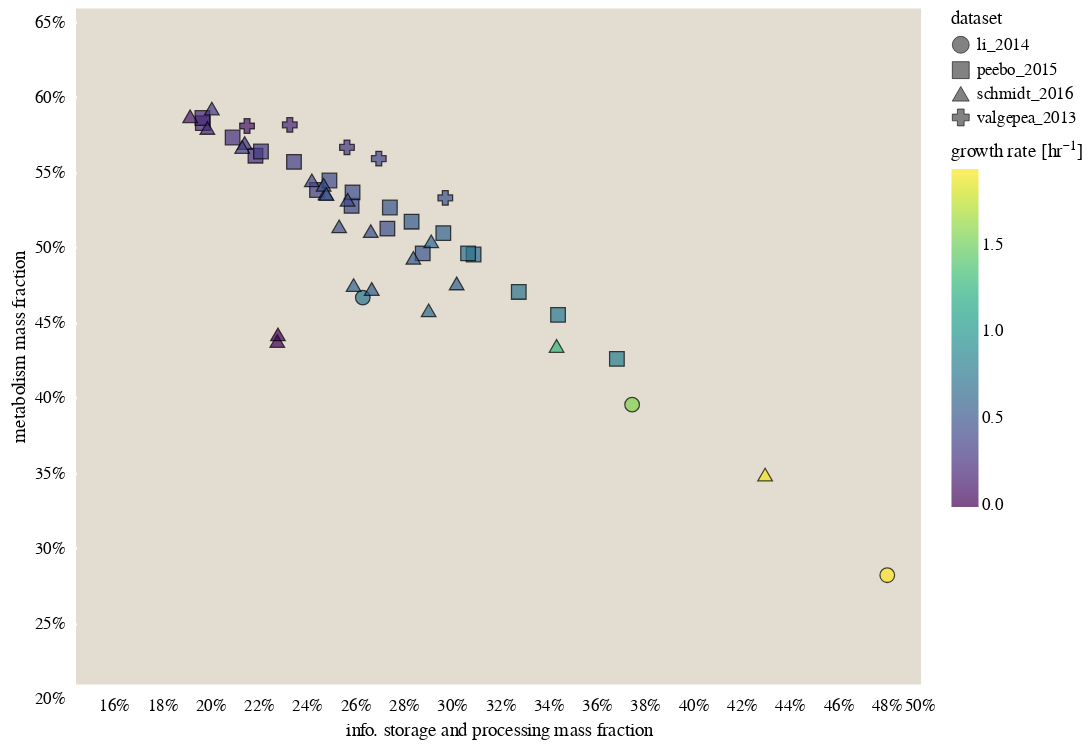

The notebook cell saved with this chart:
### Code cell
# Group bygrowth rate bins of 0.1 inv hr. 
# info_metab_correlation['bins'] = pd.cut(info_metab_correlation['growth_rate_hr'], bins=np.arange(-0.01, 2, 0.01))
# agg = info_metab_correlation.groupby('bins').mean().reset_index()
# agg.drop(labels='bins', inplace=True, axis=1)
# agg = agg[~agg['info_frac_mass'].isnull()]
base = alt.Chart(info_metab_correlation, width=500, height=400)

# Define the defaults
defaults =  {'fill':alt.Color('growth_rate_hr', scale=alt.Scale(scheme='viridis'), legend=alt.Legend(title='growth rate [hr\u207b\u00b9]'))}

frac_mass = base.mark_point(size=75).encode(
            x=alt.X('info_frac_mass', 
                    axis=alt.Axis(format='%', title='info. storage and processing mass fraction'),
                   scale=alt.Scale(domain=[0.15, 0.5])),
            y=alt.Y('metab_frac_mass', 
                    axis=alt.Axis(format='%', title='metabolism mass fraction'),
                   scale=alt.Scale(domain=[0.2, 0.65])),
            shape='dataset:O',
            **defaults, **stroke_defaults
        ).interactive()


# frac_mass.save('../../figures/info_metab_mass_fraction.png', scale_factor=2.0)
# frac_mass.save('../../figures/info_metab_mass_fraction.html')
frac_mass

### Figure 1 — Vega-Lite specification as saved in the notebook (floating-point values rounded to 4 significant figures)
{"$schema": "https://vega.github.io/schema/vega-lite/v3.4.0.json", "config": {"axis": {"domainColor": null, "grid": false, "labelFont": "Lucida Sans", "tickColor": "white", "tickOffset": 8, "tickWidth": 1.5, "ticks": true, "titleFont": "Lucida Sans", "titleFontWeight": 400}, "background": "white", "group": {"fill": "#E3DCD0"}, "legend": {"labelFont": "Lucida Sans", "titleFont": "Lucida Sans", "titleFontWeight": 400}, "mark": {"stroke": "black", "strokeWidth": 0.5}, "range": {"category": ["#D56C55", "#738FC1", "#7AA974", "#AB85AC", "#7E9D90", "#905426", "#EAC264"]}, "title": {"anchor": "middle", "font": "Lucida Sans", "fontWeight": 400}, "view": {"fill": "#E3DCD0", "height": 300, "strokeWidth": 0, "width": 400}}, "data": {"name": "data-cf6a8d410a03c507ea34b0f5981222c7"}, "datasets": {"data-cf6a8d410a03c507ea34b0f5981222c7": [{"condition": "MOPS minimal", "dataset": "li_2014", "growth_rate_hr": 0.7387, "info_frac_mass": 0.2688, "info_frac_size": 0.3451, "metab_frac_mass": 0.4575, "metab_frac_size": 0.2965}, {"condition": "MOPS complete without methionine", "dataset": "li_2014", "growth_rate_hr": 1.569, "info_frac_mass": 0.3803, "info_frac_size": 0.4917, "metab_frac_mass": 0.3863, "metab_frac_size": 0.2441}, {"condition": "MOPS complete", "dataset": "li_2014", "growth_rate_hr": 1.934, "info_frac_mass": 0.486, "info_frac_size": 0.5718, "metab_frac_mass": 0.2727, "metab_frac_size": 0.1785}, {"condition": "glucose_minimal", "dataset": "peebo_2015", "growth_rate_hr": 0.21, "info_frac_mass": 0.2025, "info_frac_size": 0.2922, "metab_frac_mass": 0.5737, "metab_frac_size": 0.4325}, {"condition": "glucose_minimal", "dataset": "peebo_2015", "growth_rate_hr": 0.22, "info_frac_mass": 0.2023, "info_frac_size": 0.2927, "metab_frac_mass": 0.577, "metab_frac_size": 0.4353}, {"condition": "rich", "dataset": "peebo_2015", "growth_rate_hr": 0.25, "info_frac_mass": 0.2243, "info_frac_size": 0.3178, "metab_frac_mass": 0.552, "metab_frac_size": 0.4144}, {"condition": "glucose_minimal", "dataset": "peebo_2015", "growth_rate_hr": 0.26, "info_frac_mass": 0.2149, "info_frac_size": 0.308, "metab_frac_mass": 0.5641, "metab_frac_size": 0.4227}, {"condition": "glucose_minimal", "dataset": "peebo_2015", "growth_rate_hr": 0.31, "info_frac_mass": 0.2266, "info_frac_size": 0.3245, "metab_frac_mass": 0.5548, "metab_frac_size": 0.4092}, {"condition": "rich", "dataset": "peebo_2015", "growth_rate_hr": 0.35, "info_frac_mass": 0.2403, "info_frac_size": 0.3428, "metab_frac_mass": 0.5478, "metab_frac_size": 0.41}, {"condition": "glucose_minimal", "dataset": "peebo_2015", "growth_rate_hr": 0.36, "info_frac_mass": 0.2498, "info_frac_size": 0.3525, "metab_frac_mass": 0.5291, "metab_frac_size": 0.383}, {"condition": "glucose_minimal", "dataset": "peebo_2015", "growth_rate_hr": 0.41, "info_frac_mass": 0.2641, "info_frac_size": 0.3727, "metab_frac_mass": 0.5186, "metab_frac_size": 0.3696}, {"condition": "rich", "dataset": "peebo_2015", "growth_rate_hr": 0.42, "info_frac_mass": 0.2549, "info_frac_size": 0.3587, "metab_frac_mass": 0.5355, "metab_frac_size": 0.3978}, {"condition": "rich", "dataset": "peebo_2015", "growth_rate_hr": 0.45, "info_frac_mass": 0.2645, "info_frac_size": 0.3747, "metab_frac_mass": 0.5276, "metab_frac_size": 0.3866}, {"condition": "glucose_minimal", "dataset": "peebo_2015", "growth_rate_hr": 0.46, "info_frac_mass": 0.279, "info_frac_size": 0.3903, "metab_frac_mass": 0.5034, "metab_frac_size": 0.3554}, {"condition": "glucose_minimal", "dataset": "peebo_2015", "growth_rate_hr": 0.51, "info_frac_mass": 0.2936, "info_frac_size": 0.4084, "metab_frac_mass": 0.487, "metab_frac_size": 0.3394}, {"condition": "rich", "dataset": "peebo_2015", "growth_rate_hr": 0.53, "info_frac_mass": 0.28, "info_frac_size": 0.393, "metab_frac_mass": 0.5175, "metab_frac_size": 0.3756}, {"condition": "rich", "dataset": "peebo_2015", "growth_rate_hr": 0.55, "info_frac_mass": 0.289, "info_frac_size": 0.4047, "metab_frac_mass": 0.5081, "metab_frac_size": 0.3666}, {"condition": "rich", "dataset": "peebo_2015", "growth_rate_hr": 0.63, "info_frac_mass": 0.3021, "info_frac_size": 0.424, "metab_frac_mass": 0.5004, "metab_frac_size": 0.3575}, {"condition": "rich", "dataset": "peebo_2015", "growth_rate_hr": 0.65, "info_frac_mass": 0.3147, "info_frac_size": 0.4419, "metab_frac_mass": 0.4862, "metab_frac_size": 0.3432}, {"condition": "rich", "dataset": "peebo_2015", "growth_rate_hr": 0.73, "info_frac_mass": 0.3124, "info_frac_size": 0.4372, "metab_frac_mass": 0.487, "metab_frac_size": 0.3443}, {"condition": "rich", "dataset": "peebo_2015", "growth_rate_hr": 0.74, "info_frac_mass": 0.3334, "info_frac_size": 0.4624, "metab_frac_mass": 0.4613, "metab_frac_size": 0.3179}, {"condition": "rich", "dataset": "peebo_2015", "growth_rate_hr": 0.78, "info_frac_mass": 0.3496, "info_frac_size": 0.4764, "metab_frac_mass": 0.446, "metab_frac_size": 0.3044}, {"condition": "rich", "dataset": "peebo_2015", "growth_rate_hr": 0.82, "info_frac_mass": 0.374, "info_frac_size": 0.5049, "metab_frac_mass": 0.4167, "metab_frac_size": 0.2759}, {"condition": "stationary_3day", "dataset": "schmidt_2016", "growth_rate_hr": -0.01, "info_frac_mass": 0.2334, "info_frac_size": 0.2929, "metab_frac_mass": 0.4287, "metab_frac_size": 0.2952}, {"condition": "stationary_1day", "dataset": "schmidt_2016", "growth_rate_hr": -0.01, "info_frac_mass": 0.2336, "info_frac_size": 0.2906, "metab_frac_mass": 0.4331, "metab_frac_size": 0.3024}, {"condition": "chemostat_u0.12", "dataset": "schmidt_2016", "growth_rate_hr": 0.12, "info_frac_mass": 0.1973, "info_frac_size": 0.2691, "metab_frac_mass": 0.5782, "metab_frac_size": 0.4406}, {"condition": "chemostat_u0.2", "dataset": "schmidt_2016", "growth_rate_hr": 0.2, "info_frac_mass": 0.2044, "info_frac_size": 0.2799, "metab_frac_mass": 0.5705, "metab_frac_size": 0.4352}, {"condition": "galactose", "dataset": "schmidt_2016", "growth_rate_hr": 0.26, "info_frac_mass": 0.2199, "info_frac_size": 0.3006, "metab_frac_mass": 0.5604, "metab_frac_size": 0.4248}, {"condition": "acetate", "dataset": "schmidt_2016", "growth_rate_hr": 0.3, "info_frac_mass": 0.2062, "info_frac_size": 0.2798, "metab_frac_mass": 0.5834, "metab_frac_size": 0.4542}, {"condition": "chemostat_u0.35", "dataset": "schmidt_2016", "growth_rate_hr": 0.35, "info_frac_mass": 0.2188, "info_frac_size": 0.2974, "metab_frac_mass": 0.5578, "metab_frac_size": 0.4278}, {"condition": "pyruvate", "dataset": "schmidt_2016", "growth_rate_hr": 0.4, "info_frac_mass": 0.2477, "info_frac_size": 0.3369, "metab_frac_mass": 0.5356, "metab_frac_size": 0.4082}, {"condition": "fumarate", "dataset": "schmidt_2016", "growth_rate_hr": 0.42, "info_frac_mass": 0.2533, "info_frac_size": 0.3412, "metab_frac_mass": 0.527, "metab_frac_size": 0.4003}, {"condition": "succinate", "dataset": "schmidt_2016", "growth_rate_hr": 0.44, "info_frac_mass": 0.2625, "info_frac_size": 0.3557, "metab_frac_mass": 0.5226, "metab_frac_size": 0.3986}, {"condition": "glucosamine", "dataset": "schmidt_2016", "growth_rate_hr": 0.46, "info_frac_mass": 0.259, "info_frac_size": 0.3508, "metab_frac_mass": 0.505, "metab_frac_size": 0.3691}, {"condition": "glycerol", "dataset": "schmidt_2016", "growth_rate_hr": 0.47, "info_frac_mass": 0.2721, "info_frac_size": 0.3697, "metab_frac_mass": 0.5018, "metab_frac_size": 0.3752}, {"condition": "mannose", "dataset": "schmidt_2016", "growth_rate_hr": 0.47, "info_frac_mass": 0.2525, "info_frac_size": 0.344, "metab_frac_mass": 0.5325, "metab_frac_size": 0.4032}, {"condition": "chemostat_u0.5", "dataset": "schmidt_2016", "growth_rate_hr": 0.5, "info_frac_mass": 0.2537, "info_frac_size": 0.3436, "metab_frac_mass": 0.5264, "metab_frac_size": 0.3967}, {"condition": "osmotic_stress_glucose", "dataset": "schmidt_2016", "growth_rate_hr": 0.55, "info_frac_mass": 0.2725, "info_frac_size": 0.3628, "metab_frac_mass": 0.4633, "metab_frac_size": 0.3287}, {"condition": "xylose", "dataset": "schmidt_2016", "growth_rate_hr": 0.55, "info_frac_mass": 0.2897, "info_frac_size": 0.3915, "metab_frac_mass": 0.484, "metab_frac_size": 0.3517}, {"condition": "glucose", "dataset": "schmidt_2016", "growth_rate_hr": 0.58, "info_frac_mass": 0.3077, "info_frac_size": 0.4071, "metab_frac_mass": 0.467, "metab_frac_size": 0.3416}, {"condition": "pH6", "dataset": "schmidt_2016", "growth_rate_hr": 0.63, "info_frac_mass": 0.265, "info_frac_size": 0.3531, "metab_frac_mass": 0.4658, "metab_frac_size": 0.334}, {"condition": "fructose", "dataset": "schmidt_2016", "growth_rate_hr": 0.65, "info_frac_mass": 0.2971, "info_frac_size": 0.4016, "metab_frac_mass": 0.4949, "metab_frac_size": 0.3636}, {"condition": "42C", "dataset": "schmidt_2016", "growth_rate_hr": 0.66, "info_frac_mass": 0.296, "info_frac_size": 0.3881, "metab_frac_mass": 0.4491, "metab_frac_size": 0.3337}, {"condition": "glycerol_pAA", "dataset": "schmidt_2016", "growth_rate_hr": 1.27, "info_frac_mass": 0.349, "info_frac_size": 0.4629, "metab_frac_mass": 0.4253, "metab_frac_size": 0.305}, {"condition": "lb_miller", "dataset": "schmidt_2016", "growth_rate_hr": 1.9, "info_frac_mass": 0.4354, "info_frac_size": 0.5592, "metab_frac_mass": 0.3397, "metab_frac_size": 0.235}, {"condition": "glucose_minimal", "dataset": "valgepea_2013", "growth_rate_hr": 0.11, "info_frac_mass": 0.2208, "info_frac_size": 0.3138, "metab_frac_mass": 0.5718, "metab_frac_size": 0.4332}, {"condition": "glucose_minimal", "dataset": "valgepea_2013", "growth_rate_hr": 0.21, "info_frac_mass": 0.2385, "info_frac_size": 0.3415, "metab_frac_mass": 0.5725, "metab_frac_size": 0.4282}, {"condition": "glucose_minimal", "dataset": "valgepea_2013", "growth_rate_hr": 0.31, "info_frac_mass": 0.2622, "info_frac_size": 0.376, "metab_frac_mass": 0.5575, "metab_frac_size": 0.4116}, {"condition": "glucose_minimal", "dataset": "valgepea_2013", "growth_rate_hr": 0.4, "info_frac_mass": 0.2754, "info_frac_size": 0.3984, "metab_frac_mass": 0.55, "metab_frac_size": 0.3989}, {"condition": "glucose_minimal", "dataset": "valgepea_2013", "growth_rate_hr": 0.49, "info_frac_mass": 0.3029, "info_frac_size": 0.4355, "metab_frac_mass": 0.5239, "metab_frac_size": 0.3701}]}, "encoding": {"fill": {"field": "growth_rate_hr", "legend": {"title": "growth rate [hr⁻¹]"}, "scale": {"scheme": "viridis"}, "type": "quantitative"}, "shape": {"field": "dataset", "type": "ordinal"}, "stroke": {"value": "black"}, "strokeWidth": {"value": 0.75}, "x": {"axis": {"format": "%", "title": "info. storage and processing mass fraction"}, "field": "info_frac_mass", "scale": {"domain": [0.15, 0.5]}, "type": "quantitative"}, "y": {"axis": {"format": "%", "title": "metabolism mass fraction"}, "field": "metab_frac_mass", "scale": {"domain": [0.2, 0.65]}, "type": "quantitative"}}, "height": 400, "mark": {"size": 75, "type": "point"}, "selection": {"selector003": {"bind": "scales", "encodings": ["x", "y"], "type": "interval"}}, "width": 500}
